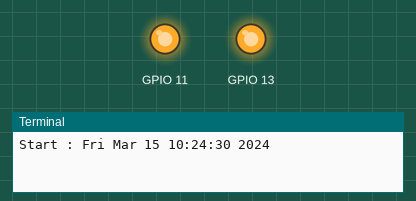
Recording of a program running on a simulated Raspberry Pi (BCM pin numbers). Shown: output pins drawn as LEDs (lit = HIGH), the last lines printed to the terminal. The clock reads 2024-03-15 10:24:30 at power-on unless the program sets it. At 5.0 s the program stops and its outputs stay as they are.

Above: at 0.1 s.
At 5.1 s:
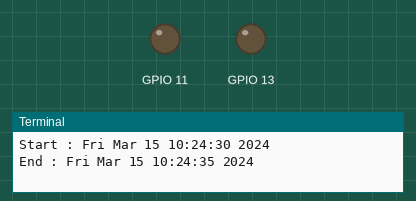
Timing chart, 0 to 6.5 s (numbered marks = the images above):
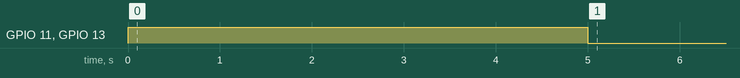

Measured:
- by itself, GPIO 11, GPIO 13: LOW → HIGH at 0.00 s, → LOW 5.0 s later

The program:

led-test.py
```python
#!/usr/bin/python
import time
import RPi.GPIO as GPIO

GPIO.setmode(GPIO.BCM)
#GPIO.setmode(GPIO.BOARD)
GPIO.setup(13, GPIO.OUT)
GPIO.setup(11, GPIO.OUT)
print "Start : %s" % time.ctime()
GPIO.output(13, GPIO.HIGH)
GPIO.output(11, GPIO.HIGH)
time.sleep( 5 )
GPIO.output(13, GPIO.LOW)
GPIO.output(11, GPIO.LOW)
print "End : %s" % time.ctime()
GPIO.cleanup()
```
